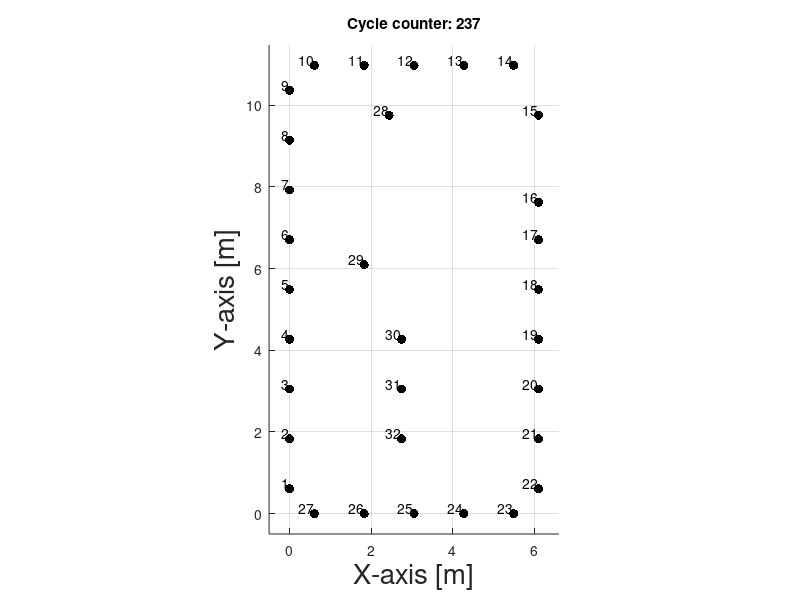

The MATLAB source for this figure:
%%%%%%%%%%%%%%%%%%%%%%%%%%%%%%%%%%%%%%%%%%%%%%%%%%%%%%%%%%%%%%%%%%%%%%%%%%%
%
% Copyright (c) 2014
% The University of Utah
% Sensing and Processing Across Networks (SPAN) Lab
% All rights reserved.
% 
% Redistribution and use, with or without modifications, are permitted
% provided that the following conditions are met:
%
% 1. Redistributions must retain the above copyright notice, this list of
%    conditions, and the following disclaimer in the documentation and/or
%    other materials provided with the distribution.
% 2. Neither the name of the University nor the names of its contributors
%    may be used to endorse or promote products derived from this software
%    without specific prior written permission.
% 
% DISCLAIMER:
%
% THIS SOFTWARE IS PROVIDED BY THE UNIVERSITY AND CONTRIBUTORS ''AS IS'' AND
% ANY EXPRESS OR IMPLIED WARRANTIES, INCLUDING, BUT NOT LIMITED TO, THE
% IMPLIED WARRANTIES OF MERCHANTABILITY AND FITNESS FOR A PARTICULAR PURPOSE
% ARE DISCLAIMED. IN NO EVENT SHALL THE UNIVERSITY OR CONTRIBUTORS BE LIABLE
% FOR ANY DIRECT, INDIRECT, INCIDENTAL, SPECIAL, EXEMPLARY, OR CONSEQUENTIAL
% DAMAGES (INCLUDING, BUT NOT LIMITED TO, PROCUREMENT OF SUBSTITUTE GOODS
% OR SERVICES; LOSS OF USE, DATA, OR PROFITS; OR BUSINESS INTERRUPTION)
% HOWEVER CAUSED AND ON ANY THEORY OF LIABILITY, WHETHER IN CONTRACT, STRICT
% LIABILITY, OR TORT (INCLUDING NEGLIGENCE OR OTHERWISE) ARISING IN ANY WAY
% OUT OF THE USE OF THIS SOFTWARE, EVEN IF ADVISED OF THE POSSIBILITY OF
% SUCH DAMAGE.
% --------------------------------------------------------------------------
%
% Author(s) : Maurizio Bocca, Neal Patwari
% Created   : 2014-01-15
%%%%%%%%%%%%%%%%%%%%%%%%%%%%%%%%%%%%%%%%%%%%%%%%%%%%%%%%%%%%%%%%%%%%%%%%%%%



function getTrueTrajectories()
% A function displaying the true trajectories of the targets during the
% test.

close all; clc;

load('targets_coordinates');
RFsensorLocsFt = [...
    [0,2];[0,6];[0,10];[0,14];[0,18]; ...
    [0,22];[0,26];[0,30];[0,34];[2,36]; ...
    [6,36];[10,36];[14,36];[18,36];[20,32]; ...
    [20,25];[20,22];[20,18];[20,14];[20,10]; ...
    [20,6];[20,2];[18,0];[14,0];[10,0]; ...
    [6,0];[2,0];[8,32];[6,20];[9,14]; ...
    [9,10];[9,6]]';
RFsensorLocsMt = RFsensorLocsFt*0.3048;

for cycleCounter = 1:length(x_coord_t1)
    try
        set(titleHandle,'String',['Cycle counter: ' num2str(cycleCounter)]);
        set(t1Handle,'Xdata',x_coord_t1(cycleCounter), ...
            'YData',y_coord_t1(cycleCounter));
        set(t2Handle,'Xdata',x_coord_t2(cycleCounter), ...
            'YData',y_coord_t2(cycleCounter));
        set(t3Handle,'Xdata',x_coord_t3(cycleCounter), ...
            'YData',y_coord_t3(cycleCounter));
    catch    
        figure();
        hold on;
        plot(RFsensorLocsMt(1,:),RFsensorLocsMt(2,:),'k.','markerSize',20);
        labels = cellstr(num2str([1:length(RFsensorLocsMt)]'));
        text(RFsensorLocsMt(1,:),RFsensorLocsMt(2,:),labels, ...
            'VerticalAlignment','bottom','HorizontalAlignment','right');
        plot_margin = 0.5;
        axis([min(RFsensorLocsMt(1,:))-plot_margin ...
              max(RFsensorLocsMt(1,:))+plot_margin ...
              min(RFsensorLocsMt(2,:))-plot_margin ...
              max(RFsensorLocsMt(2,:))+plot_margin]);
        daspect([1,1,1]);
        xlabel('X-axis [m]','FontSize',20);
        ylabel('Y-axis [m]','FontSize',20);
        grid;
        titleHandle = title(['Cycle counter: ' num2str(cycleCounter)]);
        t1Handle = plot(x_coord_t1(cycleCounter), ...
            y_coord_t1(cycleCounter), ...
            'b.','markerSize',40);
        t2Handle = plot(x_coord_t2(cycleCounter), ...
            y_coord_t2(cycleCounter), ...
            'r.','markerSize',40);
        t3Handle = plot(x_coord_t3(cycleCounter), ...
            y_coord_t3(cycleCounter), ...
            'g.','markerSize',40);
    end
    drawnow
    pause(0.05)
end


